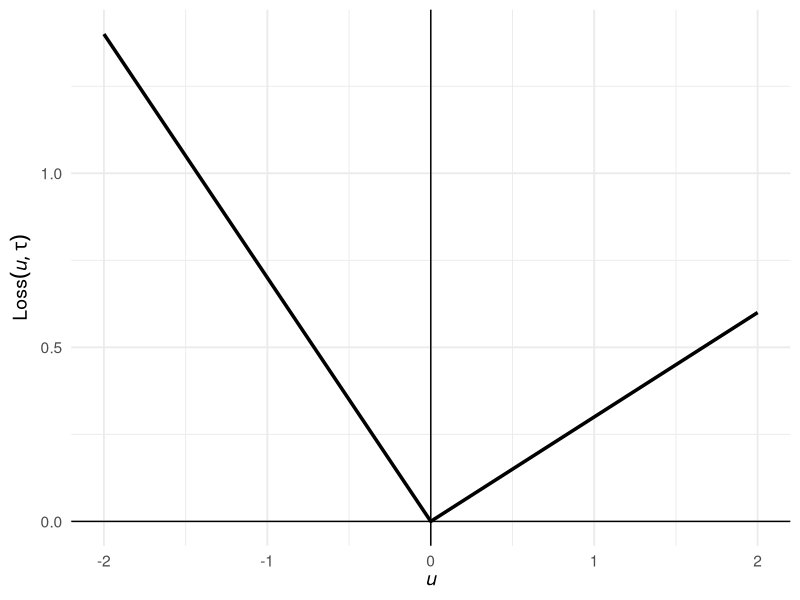
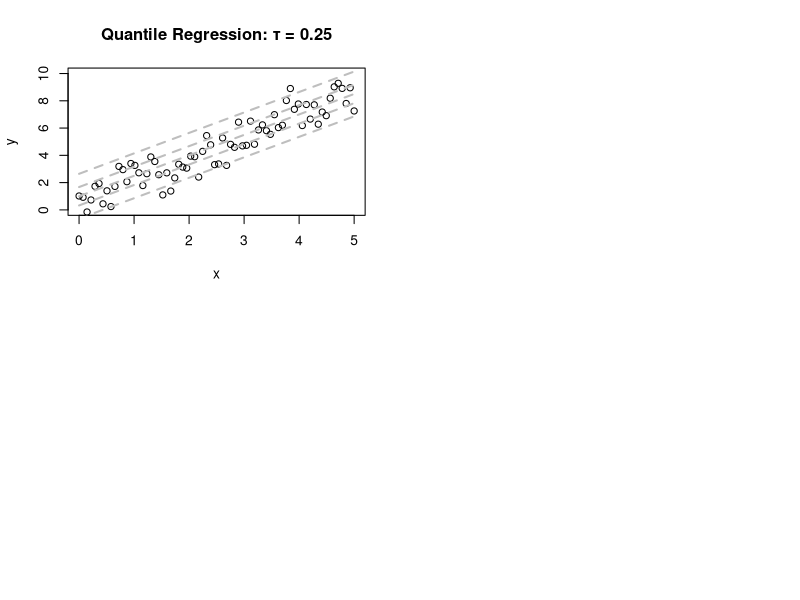

The R script that drew these images, in order: (Note: this script raises an error after producing the figures.)

library(ggplot2)

# Definizione della funzione di perdita
loss <- function(x, tau) {
  x * (tau - ifelse(x < 0, 1, 0))
}


x_values <- seq(-2, 2, by = 0.001)  # Intervallo di x
tau <- 0.3                        # Valore di tau
loss_values <- loss(x_values, tau) # Calcolo della perdita

# Creazione di un data frame per ggplot
data <- data.frame(x = x_values, loss = loss_values)

# Creazione del grafico con ggplot2
ggplot(data, aes(x = x, y = loss)) +
  geom_line(color = "black", linewidth = 1.2) +         # Linea blu più spessa
  geom_vline(xintercept = 0, color = "black") + # Linea verticale in x = 0
  geom_hline(yintercept = 0, color = "black") + # Linea orizzontale in y = 0
  labs(
       x = expression(italic(u)), 
       y = expression(Loss(italic(u), tau))) +    # Titolo e etichette asse
  theme_minimal(base_size = 14) +                # Tema pulito e leggibile
  theme(plot.title = element_text(hjust = 0.5))  # Centra il titolo



### TRY PACKAGE QUANTREG 
#install.packages("quantreg")
library(quantreg)

dgp=function(b_0=1,b_1=1.5,x,eps){
  y=b_0+b_1*x+eps
}
x=seq(from=0,to=5,length.out=70)

set.seed(10)
eps=rnorm(70)
y=dgp(x=x,eps=eps)
data=data.frame(y,x)
lm_reg=lm(y~x) # LM
quantiles=c(0.05, 0.25, 0.50, 0.75, 0.95)

par(mfrow=c(2,2))  

# Plot 1: Quantile Regression τ = 0.25
plot(x, y, ylim=c(0,10), main="Quantile Regression: τ = 0.25")
for (i in quantiles){
  qt = dgp(x=x, eps=qnorm(i))
  lines(x, qt, col="grey", lty=2, lw=2)  # True quantiles (dashed)
}
abline(q_0.25, col="black", lw=2, lty=1)  # Estimated quantile

# Plot 2: Quantile Regression τ = 0.75
plot(x, y, ylim=c(0,10), main="Quantile Regression: τ = 0.75")
for (i in quantiles){
  qt = dgp(x=x, eps=qnorm(i))
  lines(x, qt, col="grey", lty=2, lw=2)
}
abline(q_0.75, col="black", lw=2, lty=1)

y[69]=40

# Plot 3: OLS vs Quantile Regression (Highlighting Outlier)
plot(x, y, ylim=c(0,10), main="OLS")
abline(lm(y~x), col="red", lw=2, lty=1)  # OLS after outlier
abline(lm_reg, col="red", lty=2, lw=2)  # OLS before outlier

# Plot 4: Quantile Regression τ = 0.95
plot(x, y, ylim=c(0,10), main="Quantile Regression: τ = 0.95")
abline(rq(y~x, tau=0.95), col="black", lw=2, lty=1)
abline(q_0.95, col="black", lw=2, lty=2)


q_0.25=rq(y~x,tau=0.25,data=data)
q_0.50=rq(y~x,tau=0.5,data=data)
q_0.75=rq(y~x,tau=0.75,data=data)
q_0.95=rq(y~x,tau=0.95,data=data)

